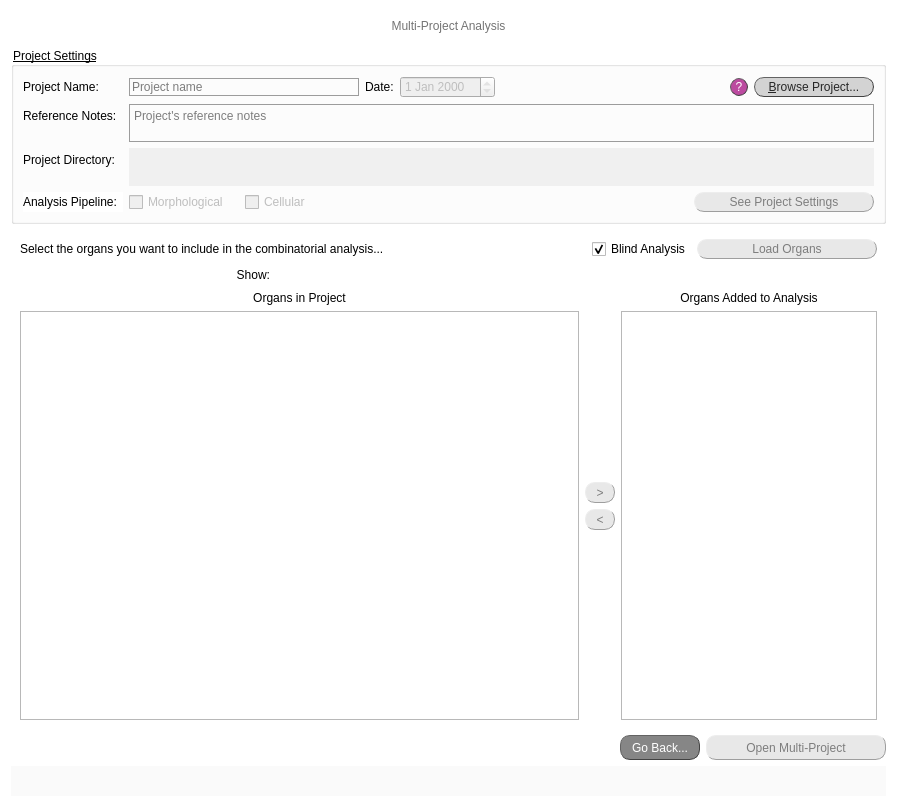
<?xml version="1.0" encoding="UTF-8"?>
<ui version="4.0">
 <class>Dialog</class>
 <widget class="QDialog" name="Dialog">
  <property name="geometry">
   <rect>
    <x>0</x>
    <y>0</y>
    <width>897</width>
    <height>807</height>
   </rect>
  </property>
  <property name="windowTitle">
   <string>Dialog</string>
  </property>
  <property name="styleSheet">
   <string notr="true">QDialog{background-color: rgb(255, 255, 255);}</string>
  </property>
  <layout class="QVBoxLayout" name="verticalLayout_3">
   <item>
    <layout class="QHBoxLayout" name="horizontalLayout">
     <item>
      <widget class="QLabel" name="blank">
       <property name="minimumSize">
        <size>
         <width>120</width>
         <height>30</height>
        </size>
       </property>
       <property name="maximumSize">
        <size>
         <width>120</width>
         <height>30</height>
        </size>
       </property>
       <property name="frameShape">
        <enum>QFrame::NoFrame</enum>
       </property>
       <property name="text">
        <string>&lt;html&gt;&lt;head/&gt;&lt;body&gt;&lt;p&gt;&lt;br/&gt;&lt;/p&gt;&lt;/body&gt;&lt;/html&gt;</string>
       </property>
       <property name="alignment">
        <set>Qt::AlignCenter</set>
       </property>
      </widget>
     </item>
     <item>
      <widget class="QLabel" name="label_2">
       <property name="layoutDirection">
        <enum>Qt::LeftToRight</enum>
       </property>
       <property name="styleSheet">
        <string notr="true">font: bold 14pt &quot;Calibri&quot;; color: rgb(116, 116, 116)</string>
       </property>
       <property name="text">
        <string>&lt;html&gt;&lt;head/&gt;&lt;body&gt;&lt;p&gt;&lt;span style=&quot; font-weight:400;&quot;&gt;Multi-Project Analysis&lt;/span&gt;&lt;/p&gt;&lt;/body&gt;&lt;/html&gt;</string>
       </property>
       <property name="alignment">
        <set>Qt::AlignCenter</set>
       </property>
      </widget>
     </item>
     <item>
      <widget class="QLabel" name="mH_logo_XS">
       <property name="minimumSize">
        <size>
         <width>120</width>
         <height>30</height>
        </size>
       </property>
       <property name="maximumSize">
        <size>
         <width>120</width>
         <height>30</height>
        </size>
       </property>
       <property name="frameShape">
        <enum>QFrame::NoFrame</enum>
       </property>
       <property name="text">
        <string>&lt;html&gt;&lt;head/&gt;&lt;body&gt;&lt;p&gt;&lt;br/&gt;&lt;/p&gt;&lt;/body&gt;&lt;/html&gt;</string>
       </property>
       <property name="alignment">
        <set>Qt::AlignCenter</set>
       </property>
      </widget>
     </item>
    </layout>
   </item>
   <item>
    <widget class="QGroupBox" name="gral_proj_settings">
     <property name="enabled">
      <bool>true</bool>
     </property>
     <property name="sizePolicy">
      <sizepolicy hsizetype="Preferred" vsizetype="Maximum">
       <horstretch>0</horstretch>
       <verstretch>0</verstretch>
      </sizepolicy>
     </property>
     <property name="styleSheet">
      <string notr="true">QGroupBox#gral_proj_settings{text-decoration: underline; font: 80 10pt &quot;Calibri Light&quot;;}
</string>
     </property>
     <property name="title">
      <string>Project Settings</string>
     </property>
     <layout class="QVBoxLayout" name="verticalLayout">
      <item>
       <layout class="QFormLayout" name="formLayout">
        <item row="0" column="1">
         <layout class="QHBoxLayout" name="horizontalLayout_3">
          <item>
           <widget class="QLineEdit" name="lineEdit_proj_name">
            <property name="enabled">
             <bool>false</bool>
            </property>
            <property name="focusPolicy">
             <enum>Qt::StrongFocus</enum>
            </property>
            <property name="layoutDirection">
             <enum>Qt::RightToLeft</enum>
            </property>
            <property name="styleSheet">
             <string notr="true">QLineEdit {background-color: rgba(0,0,0,0);
border: 1px solid rgb(156, 156, 156);
font: 25 10pt &quot;Calibri Light&quot;;
font-family: &quot;Calibri Light&quot;;
}
QLineEdit:focus { border: 1px solid #eb6fbd;}
					</string>
            </property>
            <property name="maxLength">
             <number>30</number>
            </property>
            <property name="frame">
             <bool>true</bool>
            </property>
            <property name="placeholderText">
             <string>Project name</string>
            </property>
           </widget>
          </item>
          <item>
           <widget class="QLabel" name="lab_proj_name_2">
            <property name="styleSheet">
             <string notr="true">font: 25 10pt &quot;Calibri Light&quot;;</string>
            </property>
            <property name="text">
             <string>Date:</string>
            </property>
           </widget>
          </item>
          <item>
           <widget class="QDateEdit" name="dateEdit">
            <property name="enabled">
             <bool>false</bool>
            </property>
            <property name="styleSheet">
             <string notr="true">font: 25 9pt &quot;Calibri Light&quot;;</string>
            </property>
            <property name="readOnly">
             <bool>true</bool>
            </property>
           </widget>
          </item>
          <item>
           <spacer name="horizontalSpacer_2">
            <property name="orientation">
             <enum>Qt::Horizontal</enum>
            </property>
            <property name="sizeHint" stdset="0">
             <size>
              <width>40</width>
              <height>20</height>
             </size>
            </property>
           </spacer>
          </item>
          <item>
           <widget class="QPushButton" name="q_orient">
            <property name="minimumSize">
             <size>
              <width>18</width>
              <height>18</height>
             </size>
            </property>
            <property name="maximumSize">
             <size>
              <width>18</width>
              <height>18</height>
             </size>
            </property>
            <property name="styleSheet">
             <string notr="true">QPushButton{border-radius:9px;
border-width: 1px;
border-style: outset;
border-color: rgb(66, 66, 66);
background-color: rgba(162, 0, 122,180);
color: rgb(255, 255, 255);
font: 9pt &quot;Calibri Light&quot;;}

QPushButton:hover{
background-color: rgb(0, 0, 0);
border-color: #672146
}</string>
            </property>
            <property name="text">
             <string>?</string>
            </property>
           </widget>
          </item>
          <item>
           <widget class="QPushButton" name="button_browse_proj">
            <property name="minimumSize">
             <size>
              <width>120</width>
              <height>0</height>
             </size>
            </property>
            <property name="maximumSize">
             <size>
              <width>120</width>
              <height>20</height>
             </size>
            </property>
            <property name="mouseTracking">
             <bool>true</bool>
            </property>
            <property name="focusPolicy">
             <enum>Qt::ClickFocus</enum>
            </property>
            <property name="autoFillBackground">
             <bool>false</bool>
            </property>
            <property name="styleSheet">
             <string notr="true">QPushButton{border-radius:10px;
border-width: 1px;
border-style: outset;
border-color: rgb(66, 66, 66);
background-color: rgb(211, 211, 211);
color: rgb(39, 39, 39);
font: 10pt &quot;Calibri Light&quot;;}

QPushButton:hover{
background-color: rgba(167, 0, 125, 200);
border-color: #672146;
color: rgb(234, 234, 234);
}

QPushButton:disabled{
background-color: rgb(232, 232, 232);
border-color: rgb(158, 158, 158);
color: rgb(125, 125, 125);
}

QPushButton:checked{
background-color: rgb(107, 0, 80);
border-color: rgb(76, 0, 57);
color: rgb(234, 234, 234);
}</string>
            </property>
            <property name="text">
             <string>&amp;Browse Project...</string>
            </property>
            <property name="checkable">
             <bool>true</bool>
            </property>
           </widget>
          </item>
         </layout>
        </item>
        <item row="1" column="0">
         <widget class="QLabel" name="lab_ref_notes">
          <property name="minimumSize">
           <size>
            <width>100</width>
            <height>0</height>
           </size>
          </property>
          <property name="styleSheet">
           <string notr="true">font: 25 10pt &quot;Calibri Light&quot;;</string>
          </property>
          <property name="text">
           <string>Reference Notes: </string>
          </property>
         </widget>
        </item>
        <item row="1" column="1">
         <widget class="QTextEdit" name="textEdit_ref_notes">
          <property name="enabled">
           <bool>false</bool>
          </property>
          <property name="minimumSize">
           <size>
            <width>0</width>
            <height>38</height>
           </size>
          </property>
          <property name="maximumSize">
           <size>
            <width>16777215</width>
            <height>38</height>
           </size>
          </property>
          <property name="styleSheet">
           <string notr="true">QTextEdit {background-color: rgba(0,0,0,0);
border: 1px solid rgb(156, 156, 156);
font: 25 10pt &quot;Calibri Light&quot;;
font-family: &quot;Calibri Light&quot;;
}
QTextEdit:focus { border: 1px solid #eb6fbd;}
					</string>
          </property>
          <property name="documentTitle">
           <string/>
          </property>
          <property name="placeholderText">
           <string>Project's reference notes</string>
          </property>
         </widget>
        </item>
        <item row="2" column="0">
         <widget class="QLabel" name="lab_proj_dir">
          <property name="minimumSize">
           <size>
            <width>100</width>
            <height>0</height>
           </size>
          </property>
          <property name="styleSheet">
           <string notr="true">font: 25 10pt &quot;Calibri Light&quot;;</string>
          </property>
          <property name="text">
           <string>Project Directory: </string>
          </property>
         </widget>
        </item>
        <item row="2" column="1">
         <widget class="QTextEdit" name="lab_filled_proj_dir">
          <property name="enabled">
           <bool>false</bool>
          </property>
          <property name="minimumSize">
           <size>
            <width>0</width>
            <height>38</height>
           </size>
          </property>
          <property name="maximumSize">
           <size>
            <width>16777215</width>
            <height>38</height>
           </size>
          </property>
          <property name="focusPolicy">
           <enum>Qt::StrongFocus</enum>
          </property>
          <property name="styleSheet">
           <string notr="true">font: 25 9pt &quot;Calibri Light&quot;;
background-color: rgb(240, 240, 240);
color: rgb(100, 100, 100);</string>
          </property>
          <property name="frameShape">
           <enum>QFrame::NoFrame</enum>
          </property>
          <property name="frameShadow">
           <enum>QFrame::Sunken</enum>
          </property>
          <property name="verticalScrollBarPolicy">
           <enum>Qt::ScrollBarAlwaysOff</enum>
          </property>
          <property name="horizontalScrollBarPolicy">
           <enum>Qt::ScrollBarAlwaysOff</enum>
          </property>
          <property name="readOnly">
           <bool>true</bool>
          </property>
          <property name="html">
           <string>&lt;!DOCTYPE HTML PUBLIC &quot;-//W3C//DTD HTML 4.0//EN&quot; &quot;http://www.w3.org/TR/REC-html40/strict.dtd&quot;&gt;
&lt;html&gt;&lt;head&gt;&lt;meta name=&quot;qrichtext&quot; content=&quot;1&quot; /&gt;&lt;style type=&quot;text/css&quot;&gt;
p, li { white-space: pre-wrap; }
&lt;/style&gt;&lt;/head&gt;&lt;body style=&quot; font-family:'Calibri Light'; font-size:9pt; font-weight:24; font-style:normal;&quot;&gt;
&lt;p align=&quot;center&quot; style=&quot;-qt-paragraph-type:empty; margin-top:0px; margin-bottom:0px; margin-left:0px; margin-right:0px; -qt-block-indent:0; text-indent:0px;&quot;&gt;&lt;br /&gt;&lt;/p&gt;&lt;/body&gt;&lt;/html&gt;</string>
          </property>
         </widget>
        </item>
        <item row="0" column="0">
         <widget class="QLabel" name="lab_proj_name">
          <property name="minimumSize">
           <size>
            <width>100</width>
            <height>0</height>
           </size>
          </property>
          <property name="styleSheet">
           <string notr="true">font: 25 10pt &quot;Calibri Light&quot;;</string>
          </property>
          <property name="text">
           <string>Project Name: </string>
          </property>
         </widget>
        </item>
       </layout>
      </item>
      <item>
       <layout class="QHBoxLayout" name="horizontalLayout_2">
        <item>
         <widget class="QLabel" name="lab_analysis_pipeline">
          <property name="minimumSize">
           <size>
            <width>100</width>
            <height>0</height>
           </size>
          </property>
          <property name="styleSheet">
           <string notr="true">font:  10pt &quot;Calibri Light&quot;;
background-color: rgb(255, 255, 255);</string>
          </property>
          <property name="text">
           <string>Analysis Pipeline: </string>
          </property>
         </widget>
        </item>
        <item>
         <widget class="QCheckBox" name="checkBox_mH">
          <property name="enabled">
           <bool>false</bool>
          </property>
          <property name="minimumSize">
           <size>
            <width>110</width>
            <height>0</height>
           </size>
          </property>
          <property name="maximumSize">
           <size>
            <width>110</width>
            <height>16777215</height>
           </size>
          </property>
          <property name="layoutDirection">
           <enum>Qt::LeftToRight</enum>
          </property>
          <property name="styleSheet">
           <string notr="true">font: 25 10pt &quot;Calibri Light&quot;;</string>
          </property>
          <property name="text">
           <string>Morphological</string>
          </property>
          <property name="checked">
           <bool>false</bool>
          </property>
         </widget>
        </item>
        <item>
         <widget class="QCheckBox" name="checkBox_mC">
          <property name="enabled">
           <bool>false</bool>
          </property>
          <property name="minimumSize">
           <size>
            <width>70</width>
            <height>0</height>
           </size>
          </property>
          <property name="maximumSize">
           <size>
            <width>70</width>
            <height>16777215</height>
           </size>
          </property>
          <property name="layoutDirection">
           <enum>Qt::LeftToRight</enum>
          </property>
          <property name="styleSheet">
           <string notr="true">font: 25 10pt &quot;Calibri Light&quot;;</string>
          </property>
          <property name="text">
           <string>Cellular</string>
          </property>
         </widget>
        </item>
        <item>
         <spacer name="horizontalSpacer">
          <property name="orientation">
           <enum>Qt::Horizontal</enum>
          </property>
          <property name="sizeHint" stdset="0">
           <size>
            <width>40</width>
            <height>20</height>
           </size>
          </property>
         </spacer>
        </item>
        <item>
         <widget class="QPushButton" name="button_see_proj_settings">
          <property name="enabled">
           <bool>false</bool>
          </property>
          <property name="minimumSize">
           <size>
            <width>180</width>
            <height>20</height>
           </size>
          </property>
          <property name="maximumSize">
           <size>
            <width>180</width>
            <height>20</height>
           </size>
          </property>
          <property name="mouseTracking">
           <bool>true</bool>
          </property>
          <property name="focusPolicy">
           <enum>Qt::ClickFocus</enum>
          </property>
          <property name="autoFillBackground">
           <bool>false</bool>
          </property>
          <property name="styleSheet">
           <string notr="true">QPushButton{border-radius:10px;
border-width: 1px;
border-style: outset;
border-color: rgb(66, 66, 66);
background-color: rgb(211, 211, 211);
color: rgb(39, 39, 39);
font: 10pt &quot;Calibri Light&quot;;}

QPushButton:hover{
background-color: rgba(167, 0, 125, 200);
border-color: #672146;
color: rgb(234, 234, 234);
}

QPushButton:disabled{
background-color: rgb(232, 232, 232);
border-color: rgb(158, 158, 158);
color: rgb(125, 125, 125);
}

QPushButton:checked{
background-color: rgb(107, 0, 80);
border-color: rgb(76, 0, 57);
color: rgb(234, 234, 234);
}</string>
          </property>
          <property name="text">
           <string>See Project Settings</string>
          </property>
          <property name="checkable">
           <bool>true</bool>
          </property>
         </widget>
        </item>
       </layout>
      </item>
     </layout>
    </widget>
   </item>
   <item>
    <widget class="QWidget" name="widget" native="true">
     <layout class="QVBoxLayout" name="verticalLayout_4">
      <item>
       <layout class="QHBoxLayout" name="horizontalLayout_9">
        <item>
         <widget class="QLabel" name="lab_no_ch_9">
          <property name="styleSheet">
           <string notr="true">font: bold 10pt &quot;Calibri&quot;;
background-color: rgb(255, 255, 255);</string>
          </property>
          <property name="text">
           <string>Select the organs you want to include in the combinatorial analysis...</string>
          </property>
          <property name="alignment">
           <set>Qt::AlignLeading|Qt::AlignLeft|Qt::AlignVCenter</set>
          </property>
         </widget>
        </item>
        <item>
         <widget class="QCheckBox" name="cB_blind_comb">
          <property name="sizePolicy">
           <sizepolicy hsizetype="Fixed" vsizetype="Fixed">
            <horstretch>0</horstretch>
            <verstretch>0</verstretch>
           </sizepolicy>
          </property>
          <property name="minimumSize">
           <size>
            <width>95</width>
            <height>18</height>
           </size>
          </property>
          <property name="layoutDirection">
           <enum>Qt::LeftToRight</enum>
          </property>
          <property name="styleSheet">
           <string notr="true">font: 25 10pt &quot;Calibri Light&quot;;</string>
          </property>
          <property name="text">
           <string>Blind Analysis</string>
          </property>
          <property name="checked">
           <bool>true</bool>
          </property>
         </widget>
        </item>
        <item>
         <widget class="QPushButton" name="button_load_organs_comb">
          <property name="enabled">
           <bool>false</bool>
          </property>
          <property name="minimumSize">
           <size>
            <width>180</width>
            <height>20</height>
           </size>
          </property>
          <property name="maximumSize">
           <size>
            <width>180</width>
            <height>20</height>
           </size>
          </property>
          <property name="mouseTracking">
           <bool>true</bool>
          </property>
          <property name="focusPolicy">
           <enum>Qt::ClickFocus</enum>
          </property>
          <property name="autoFillBackground">
           <bool>false</bool>
          </property>
          <property name="styleSheet">
           <string notr="true">QPushButton{border-radius:10px;
border-width: 1px;
border-style: outset;
border-color: rgb(66, 66, 66);
background-color: rgb(211, 211, 211);
color: rgb(39, 39, 39);
font: 10pt &quot;Calibri Light&quot;;}

QPushButton:hover{
background-color: rgba(167, 0, 125, 200);
border-color: #672146;
color: rgb(234, 234, 234);
}

QPushButton:disabled{
background-color: rgb(232, 232, 232);
border-color: rgb(158, 158, 158);
color: rgb(125, 125, 125);
}

QPushButton:checked{
background-color: rgb(107, 0, 80);
border-color: rgb(76, 0, 57);
color: rgb(234, 234, 234);
}</string>
          </property>
          <property name="text">
           <string>Load Organs</string>
          </property>
          <property name="checkable">
           <bool>true</bool>
          </property>
         </widget>
        </item>
       </layout>
      </item>
      <item>
       <layout class="QHBoxLayout" name="horizontalLayout_4">
        <item>
         <layout class="QHBoxLayout" name="hlayout_filter_comb">
          <item>
           <widget class="QLabel" name="label_sCut2_Cut2_segm1_sect1_3">
            <property name="sizePolicy">
             <sizepolicy hsizetype="Fixed" vsizetype="Preferred">
              <horstretch>0</horstretch>
              <verstretch>0</verstretch>
             </sizepolicy>
            </property>
            <property name="minimumSize">
             <size>
              <width>100</width>
              <height>20</height>
             </size>
            </property>
            <property name="maximumSize">
             <size>
              <width>16777215</width>
              <height>20</height>
             </size>
            </property>
            <property name="styleSheet">
             <string notr="true">font: 25 10pt &quot;Calibri Light&quot;;</string>
            </property>
            <property name="text">
             <string>Show:</string>
            </property>
            <property name="alignment">
             <set>Qt::AlignRight|Qt::AlignTrailing|Qt::AlignVCenter</set>
            </property>
           </widget>
          </item>
         </layout>
        </item>
        <item>
         <widget class="QLabel" name="label_sCut2_Cut2_segm1_sect1_4">
          <property name="sizePolicy">
           <sizepolicy hsizetype="Fixed" vsizetype="Preferred">
            <horstretch>0</horstretch>
            <verstretch>0</verstretch>
           </sizepolicy>
          </property>
          <property name="minimumSize">
           <size>
            <width>300</width>
            <height>20</height>
           </size>
          </property>
          <property name="maximumSize">
           <size>
            <width>16777215</width>
            <height>20</height>
           </size>
          </property>
          <property name="styleSheet">
           <string notr="true">font: 25 10pt &quot;Calibri Light&quot;;</string>
          </property>
          <property name="text">
           <string/>
          </property>
          <property name="alignment">
           <set>Qt::AlignRight|Qt::AlignTrailing|Qt::AlignVCenter</set>
          </property>
         </widget>
        </item>
       </layout>
      </item>
      <item>
       <layout class="QHBoxLayout" name="horizontalLayout_6">
        <item>
         <layout class="QVBoxLayout" name="verticalLayout_5">
          <item>
           <widget class="QLabel" name="lab_no_ch_10">
            <property name="styleSheet">
             <string notr="true">font: 10pt &quot;Calibri&quot;;
background-color: rgb(255, 255, 255);</string>
            </property>
            <property name="text">
             <string>Organs in Project</string>
            </property>
            <property name="alignment">
             <set>Qt::AlignCenter</set>
            </property>
           </widget>
          </item>
          <item>
           <widget class="QTableWidget" name="tabW_select_organs">
            <property name="sizePolicy">
             <sizepolicy hsizetype="Expanding" vsizetype="Expanding">
              <horstretch>0</horstretch>
              <verstretch>0</verstretch>
             </sizepolicy>
            </property>
            <property name="minimumSize">
             <size>
              <width>0</width>
              <height>400</height>
             </size>
            </property>
            <property name="maximumSize">
             <size>
              <width>16777215</width>
              <height>16777215</height>
             </size>
            </property>
            <property name="styleSheet">
             <string notr="true">/* Horizontal*/
QScrollBar:horizontal {
	background-color: rgb(255, 255, 255);
  	height: 12px;
}

QScrollBar::handle:horizontal {
	background-color: rgb(162, 0, 122);
	min-width: 30px;
	border-radius: 6px;
}

QScrollBar::handle:horizontal:hover {
	background-color:rgb(0, 0, 0);
}

/* Vertical*/
QScrollBar:vertical {
	background-color: rgb(255, 255, 255);
  	width: 12px;
}

QScrollBar::handle:vertical {
	background-color: rgb(162, 0, 122);
	min-height: 30px;
	border-radius: 6px;
}

QScrollBar::handle:vertical:hover {
	background-color:rgb(0, 0, 0);
}

QHeaderView::section {
    background-color: rgb(200, 200, 200);
    padding: 0px;
	font: bold 10pt &quot;Calibri&quot;;
    border-style: none;
    border-bottom: 1px solid #fffff8;
    border-right: 1px solid #fffff8;
}

QHeaderView::section:horizontal
{
    border-top: 1px solid #fffff8;
}

QHeaderView::section:vertical
{
    border-left: 1px solid #fffff8;
}

QTableWidget {
font: 25 10pt &quot;Calibri&quot;;
padding:0px;
height: 20px;
}

QTableWidget::item:focus{
    border: 1px solid rgb(162, 0, 122);
    background-color: white;
	color: balck;
}
</string>
            </property>
            <property name="editTriggers">
             <set>QAbstractItemView::NoEditTriggers</set>
            </property>
           </widget>
          </item>
         </layout>
        </item>
        <item>
         <layout class="QVBoxLayout" name="verticalLayout_6">
          <item>
           <spacer name="verticalSpacer">
            <property name="orientation">
             <enum>Qt::Vertical</enum>
            </property>
            <property name="sizeHint" stdset="0">
             <size>
              <width>20</width>
              <height>40</height>
             </size>
            </property>
           </spacer>
          </item>
          <item alignment="Qt::AlignHCenter">
           <widget class="QPushButton" name="add_organ">
            <property name="enabled">
             <bool>false</bool>
            </property>
            <property name="minimumSize">
             <size>
              <width>30</width>
              <height>21</height>
             </size>
            </property>
            <property name="maximumSize">
             <size>
              <width>21</width>
              <height>16777215</height>
             </size>
            </property>
            <property name="styleSheet">
             <string notr="true">QPushButton{border-radius:10px;
border-width: 1px;
border-style: outset;
border-color: rgb(66, 66, 66);
background-color: rgb(211, 211, 211);
color: rgb(39, 39, 39);
font: 10pt &quot;Calibri Light&quot;;}

QPushButton:hover{
background-color: rgba(167, 0, 125, 200);
border-color: #672146;
color: rgb(234, 234, 234);
}

QPushButton:disabled{
background-color: rgb(232, 232, 232);
border-color: rgb(158, 158, 158);
color: rgb(125, 125, 125);
}
</string>
            </property>
            <property name="text">
             <string>&gt;</string>
            </property>
           </widget>
          </item>
          <item alignment="Qt::AlignHCenter">
           <widget class="QPushButton" name="remove_organ">
            <property name="enabled">
             <bool>false</bool>
            </property>
            <property name="minimumSize">
             <size>
              <width>30</width>
              <height>21</height>
             </size>
            </property>
            <property name="maximumSize">
             <size>
              <width>21</width>
              <height>16777215</height>
             </size>
            </property>
            <property name="styleSheet">
             <string notr="true">QPushButton{border-radius:10px;
border-width: 1px;
border-style: outset;
border-color: rgb(66, 66, 66);
background-color: rgb(211, 211, 211);
color: rgb(39, 39, 39);
font: 10pt &quot;Calibri Light&quot;;}

QPushButton:hover{
background-color: rgba(167, 0, 125, 200);
border-color: #672146;
color: rgb(234, 234, 234);
}

QPushButton:disabled{
background-color: rgb(232, 232, 232);
border-color: rgb(158, 158, 158);
color: rgb(125, 125, 125);
}
</string>
            </property>
            <property name="text">
             <string>&lt;</string>
            </property>
           </widget>
          </item>
          <item>
           <spacer name="verticalSpacer_2">
            <property name="orientation">
             <enum>Qt::Vertical</enum>
            </property>
            <property name="sizeHint" stdset="0">
             <size>
              <width>20</width>
              <height>40</height>
             </size>
            </property>
           </spacer>
          </item>
         </layout>
        </item>
        <item>
         <layout class="QVBoxLayout" name="verticalLayout_7">
          <item>
           <widget class="QLabel" name="lab_no_ch_11">
            <property name="styleSheet">
             <string notr="true">font: 10pt &quot;Calibri&quot;;
background-color: rgb(255, 255, 255);</string>
            </property>
            <property name="text">
             <string>Organs Added to Analysis</string>
            </property>
            <property name="alignment">
             <set>Qt::AlignCenter</set>
            </property>
           </widget>
          </item>
          <item>
           <widget class="QTableWidget" name="tabW_organs_final">
            <property name="sizePolicy">
             <sizepolicy hsizetype="Preferred" vsizetype="Expanding">
              <horstretch>0</horstretch>
              <verstretch>0</verstretch>
             </sizepolicy>
            </property>
            <property name="minimumSize">
             <size>
              <width>0</width>
              <height>400</height>
             </size>
            </property>
            <property name="maximumSize">
             <size>
              <width>16777215</width>
              <height>16777215</height>
             </size>
            </property>
            <property name="styleSheet">
             <string notr="true">/* Horizontal*/
QScrollBar:horizontal {
	background-color: rgb(255, 255, 255);
  	height: 12px;
}

QScrollBar::handle:horizontal {
	background-color: rgb(162, 0, 122);
	min-width: 30px;
	border-radius: 6px;
}

QScrollBar::handle:horizontal:hover {
	background-color:rgb(0, 0, 0);
}

/* Vertical*/
QScrollBar:vertical {
	background-color: rgb(255, 255, 255);
  	width: 12px;
}

QScrollBar::handle:vertical {
	background-color: rgb(162, 0, 122);
	min-height: 30px;
	border-radius: 6px;
}

QScrollBar::handle:vertical:hover {
	background-color:rgb(0, 0, 0);
}

QHeaderView::section {
    background-color: rgb(200, 200, 200);
    padding: 0px;
	font: bold 10pt &quot;Calibri&quot;;
    border-style: none;
    border-bottom: 1px solid #fffff8;
    border-right: 1px solid #fffff8;
}

QHeaderView::section:horizontal
{
    border-top: 1px solid #fffff8;
}

QHeaderView::section:vertical
{
    border-left: 1px solid #fffff8;
}

QTableWidget {
font: 25 10pt &quot;Calibri&quot;;
padding:0px;
height: 20px;
}

QTableWidget::item:focus{
    border: 1px solid rgb(162, 0, 122);
    background-color: white;
	color: balck;
}
</string>
            </property>
            <property name="editTriggers">
             <set>QAbstractItemView::NoEditTriggers</set>
            </property>
           </widget>
          </item>
         </layout>
        </item>
       </layout>
      </item>
     </layout>
    </widget>
   </item>
   <item>
    <layout class="QHBoxLayout" name="horizontalLayout_10">
     <item>
      <spacer name="horizontalSpacer_8">
       <property name="orientation">
        <enum>Qt::Horizontal</enum>
       </property>
       <property name="sizeHint" stdset="0">
        <size>
         <width>40</width>
         <height>20</height>
        </size>
       </property>
      </spacer>
     </item>
     <item>
      <widget class="QPushButton" name="button_go_back">
       <property name="minimumSize">
        <size>
         <width>80</width>
         <height>25</height>
        </size>
       </property>
       <property name="maximumSize">
        <size>
         <width>80</width>
         <height>25</height>
        </size>
       </property>
       <property name="styleSheet">
        <string notr="true">QPushButton{border-radius:10px;
border-width: 1px;
border-style: outset;
border-color: rgb(66, 66, 66);
background-color: rgb(134, 134, 134); 
color: rgb(255, 255, 255);
font: 11pt &quot;Calibri&quot;;}

QPushButton:hover{
background-color: rgba(167, 0, 125, 200);
border-color: #672146;
color: rgb(234, 234, 234);
border-width: 2px
}

QPushButton:disabled{
background-color: rgb(232, 232, 232);
border-color: rgb(158, 158, 158);
color: rgb(125, 125, 125);
}

QPushButton:checked{
background-color: rgb(59, 59, 59);
border-color: rgb(0, 0, 0);
color: rgb(230, 230, 230);
}
</string>
       </property>
       <property name="text">
        <string>Go Back...</string>
       </property>
       <property name="checkable">
        <bool>true</bool>
       </property>
      </widget>
     </item>
     <item>
      <widget class="QPushButton" name="go_to_analysis_window">
       <property name="enabled">
        <bool>false</bool>
       </property>
       <property name="minimumSize">
        <size>
         <width>180</width>
         <height>25</height>
        </size>
       </property>
       <property name="maximumSize">
        <size>
         <width>200</width>
         <height>25</height>
        </size>
       </property>
       <property name="styleSheet">
        <string notr="true">QPushButton{border-radius:10px;
border-width: 1px;
border-style: outset;
border-color: rgb(66, 66, 66);
background-color: rgb(134, 134, 134); 
color: rgb(255, 255, 255);
font: 11pt &quot;Calibri&quot;;}

QPushButton:hover{
background-color: rgba(167, 0, 125, 200);
border-color: #672146;
color: rgb(234, 234, 234);
border-width: 2px
}

QPushButton:disabled{
background-color: rgb(232, 232, 232);
border-color: rgb(158, 158, 158);
color: rgb(125, 125, 125);
}

QPushButton:checked{
background-color: rgb(59, 59, 59);
border-color: rgb(0, 0, 0);
color: rgb(230, 230, 230);
}
</string>
       </property>
       <property name="text">
        <string>Open Multi-Project</string>
       </property>
       <property name="checkable">
        <bool>true</bool>
       </property>
      </widget>
     </item>
    </layout>
   </item>
   <item>
    <widget class="QLineEdit" name="tE_validate">
     <property name="minimumSize">
      <size>
       <width>0</width>
       <height>30</height>
      </size>
     </property>
     <property name="maximumSize">
      <size>
       <width>16777215</width>
       <height>30</height>
      </size>
     </property>
     <property name="styleSheet">
      <string notr="true">font: 25 9pt &quot;Calibri Light&quot;;
color: rgb(170, 0, 127);
background-color: rgb(250, 250, 250);
</string>
     </property>
     <property name="frame">
      <bool>false</bool>
     </property>
     <property name="alignment">
      <set>Qt::AlignCenter</set>
     </property>
     <property name="readOnly">
      <bool>true</bool>
     </property>
    </widget>
   </item>
  </layout>
 </widget>
 <resources>
  <include location="../../../images/images.qrc"/>
 </resources>
 <connections/>
</ui>
